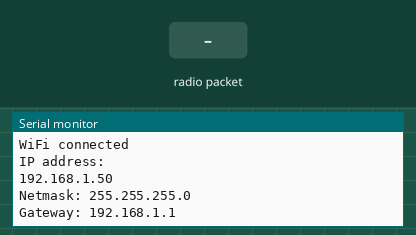
Bench run of a sketch on a simulated ESP8266 (NodeMCU). On the bench: the last lines printed to the serial monitor. Inputs (shaded band) come from the test bench. WiFi joins after 1.5 s; servers stay silent unless stated; no radio packets arrive unless stated.

Above: at 2.8 s.
2.9 s: radio packet "1" arrives
At 4.1 s:
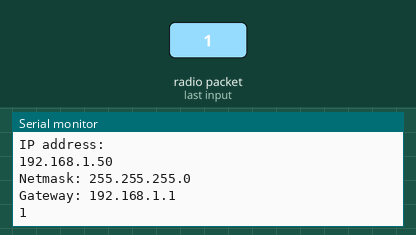
4.4 s: radio packet "0" arrives
At 5.4 s:
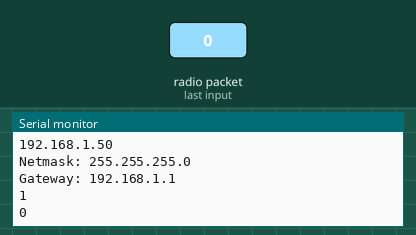
5.9 s: radio packet "2" arrives
At 6.5 s:
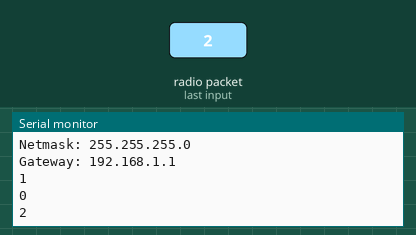
Timing chart, 0 to 8.9 s (numbered marks = the images above; inputs shaded):
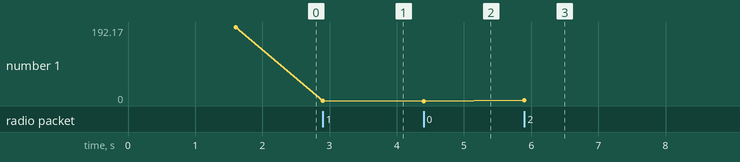

The sketch:

NodeReceive.ino
```cpp
#include <ESP8266WiFi.h>
#include <SPI.h>
#include <nRF24L01.h>
#include <RF24.h>

const char* ssid     = "oppo";
const char* password = "mrparrot";
const char* host = "electronweb.000webhostapp.com";

const char* foundStr = "PRESENCE";
const char* notStr = "ABSENCE";
char* flag;

RF24 radio(D2, D1); // CE, CSN

const byte address[6] = "00001";

void setup() {
  Serial.begin(9600);

  //Wifi Code
  delay(100);
  Serial.println();
  Serial.print("Connecting to ");
  Serial.println(ssid);

  WiFi.begin(ssid, password);
  while (WiFi.status() != WL_CONNECTED) {
    delay(500);
    Serial.print(".");
  }

  Serial.println("");
  Serial.println("WiFi connected");
  Serial.println("IP address: ");
  Serial.println(WiFi.localIP());
  Serial.print("Netmask: ");
  Serial.println(WiFi.subnetMask());
  Serial.print("Gateway: ");
  Serial.println(WiFi.gatewayIP());

  radio.begin();
  radio.openReadingPipe(0, address);
  radio.setPALevel(RF24_PA_MIN);
  radio.startListening();
}

void loop() {
  if (radio.available()) {
    char text[32] = "";
    radio.read(&text, sizeof(text));

    //For sending data to server
    flag = strstr(text,foundStr);
    if(flag){

      WiFiClient client;
      const int httpPort = 80;
      if (!client.connect(host, httpPort)) {
        Serial.println("Connection failed!");
      }

      String url = "/api/update.php?id=1&dist=0&data=1";
      Serial.print("Requesting URL: ");
      Serial.println(url);

      client.print(String("GET ") + url + " HTTP/1.1\r\n" +
                   "Host: " + host + "\r\n" +
                   "Connection: close\r\n\r\n");
      delay(500);
    }

    flag = strstr(text,notStr);
    if(flag){

      WiFiClient client;
      const int httpPort = 80;
      if (!client.connect(host, httpPort)) {
        Serial.println("Connection failed!");
      }

      String url = "/api/update.php?id=1&dist=0&data=0";
      Serial.print("Requesting URL: ");
      Serial.println(url);

      client.print(String("GET ") + url + " HTTP/1.1\r\n" +
                   "Host: " + host + "\r\n" +
                   "Connection: close\r\n\r\n");
      delay(500);
    }

    Serial.println(text);
  }
}
```

Measured:
- after the input at 2.9 s, the serial monitor: prints a new line at once (image 1)
- after the input at 4.4 s, the serial monitor: prints a new line at once (image 2)
- after the input at 5.9 s, the serial monitor: prints a new line at once (image 3)
- plotted number 1: 192.17 → 1 after the input at 2.9 s, 1 → 0 after the input at 4.4 s, 0 → 2 after the input at 5.9 s
